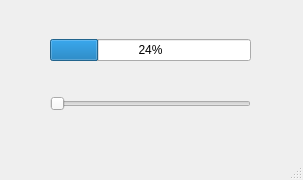
<?xml version="1.0" encoding="UTF-8"?>
<ui version="4.0">
 <class>MainWindow</class>
 <widget class="QMainWindow" name="MainWindow">
  <property name="geometry">
   <rect>
    <x>0</x>
    <y>0</y>
    <width>303</width>
    <height>180</height>
   </rect>
  </property>
  <property name="windowTitle">
   <string>MainWindow</string>
  </property>
  <widget class="QWidget" name="centralwidget">
   <widget class="QWidget" name="">
    <property name="geometry">
     <rect>
      <x>50</x>
      <y>10</y>
      <width>201</width>
      <height>131</height>
     </rect>
    </property>
    <layout class="QVBoxLayout" name="verticalLayout">
     <item>
      <widget class="QProgressBar" name="progressBar">
       <property name="value">
        <number>24</number>
       </property>
      </widget>
     </item>
     <item>
      <widget class="QSlider" name="horizontalSlider">
       <property name="orientation">
        <enum>Qt::Horizontal</enum>
       </property>
      </widget>
     </item>
    </layout>
   </widget>
  </widget>
  <widget class="QMenuBar" name="menubar">
   <property name="geometry">
    <rect>
     <x>0</x>
     <y>0</y>
     <width>303</width>
     <height>22</height>
    </rect>
   </property>
  </widget>
  <widget class="QStatusBar" name="statusbar"/>
 </widget>
 <resources/>
 <connections/>
</ui>
